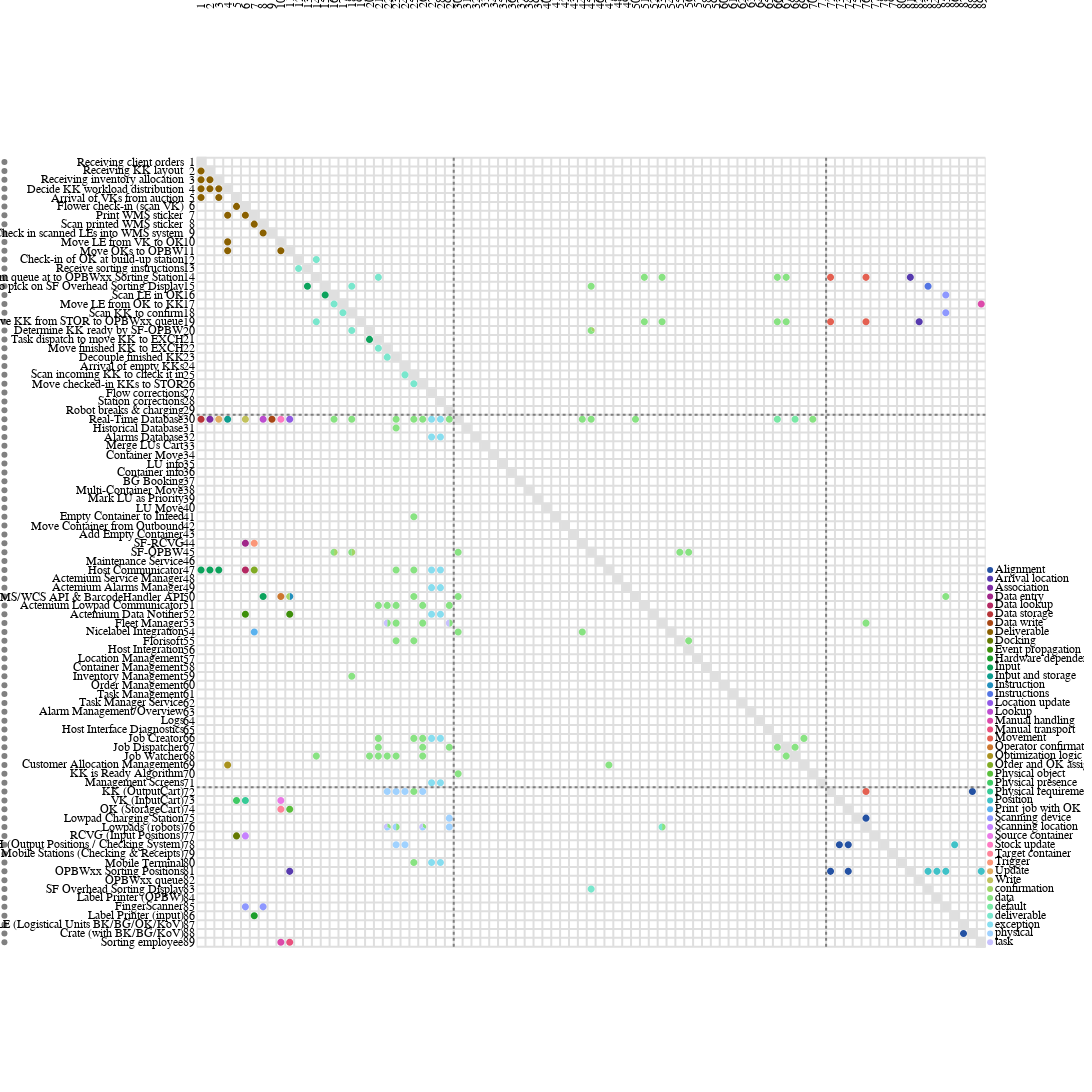

Notebook cell for this chart:
### Markdown cell above
## MDM without Clustering

### Code cell
# Importing the required method.
from ragraph.io.csv import from_csv

# Converting csv files into a graph object.
g = from_csv(
    nodes_path="nodes.csv",
    edges_path="edges.csv",
    csv_delimiter=";",
    iter_delimiter=","  # Separates list elements within a cell.
)

import ragraph.plot

hardware = [n for n in g.get_nodes_by_kind("hardware")]
software = [n for n in g.get_nodes_by_kind("software")]
process = [n for n in g.get_nodes_by_kind("process")]


dsm = ragraph.plot.mdm(
    leafs = process + software + hardware,
    edges = g.edges,
    style= ragraph.plot.Style(
        piemap=dict(
            display="labels",
            mode="relative",
            fields=g.edge_labels
        ),
)
)



dsm
